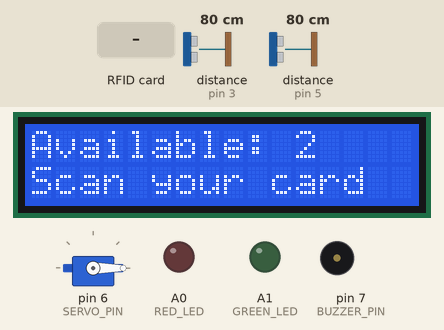
A sketch run on a simulated Arduino Uno, built with avr-gcc and run on an emulated ATmega328P. Shown: servo, 16×2 character LCD, output pins drawn as LEDs (lit = HIGH), buzzer (waves = sounding, pin HIGH). Wiring (inferred from the names in the program): 2 × ultrasonic range finder: trigger pin 2, echo pin 3 / trigger pin 4, echo pin 5. Inputs (shaded band) come from the test bench; at power-on: distance to the obstacle (sensors on pin 3, pin 5) 80 cm. The echo pulse lasts 58.3 µs per cm; pins used as bus, display or sensor lines are not drawn; what the sketch prints to the serial monitor is not drawn.

Above: at 3.3 s.
3.4 s: RFID card 5E 7A 19 C4 held to the reader
At 5.3 s:
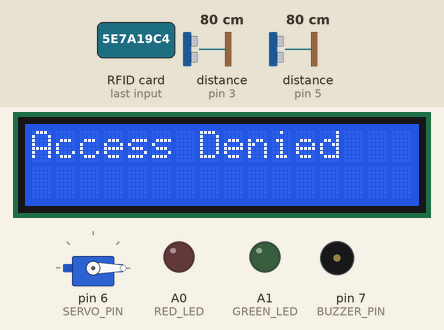
6.4 s: RFID card 8C AE F6 04 held to the reader
At 8.3 s:
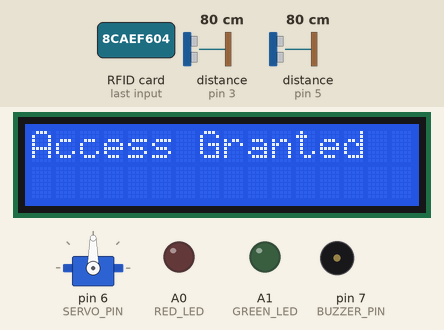
8.9 s: distance to the obstacle (sensor on pin 3) set to 2 cm
At 11.6 s:
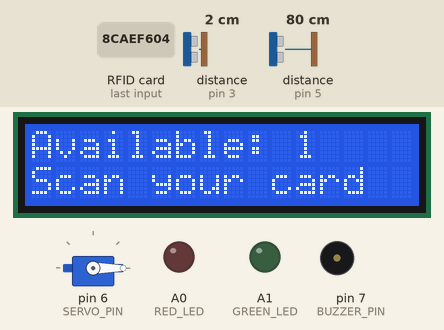
11.9 s: distance to the obstacle (sensor on pin 5) set to 6 cm
14.9 s: distance to the obstacle (sensor on pin 5) set to 3 cm
At 16.0 s:
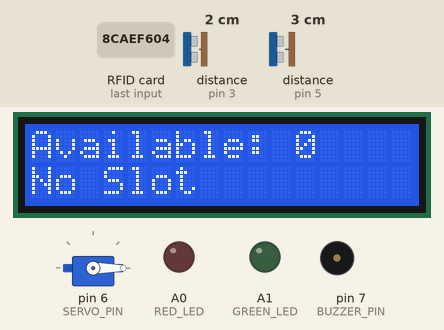
16.4 s: RFID card 8C AE F6 04 held to the reader
At 17.7 s:
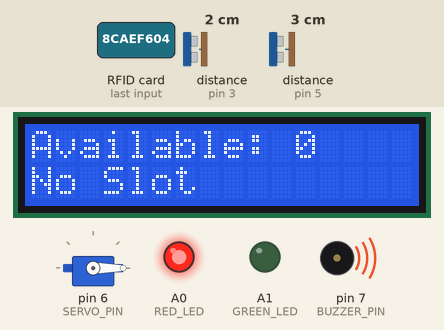
Timing chart, 0 to 19.9 s (numbered marks = the images above; inputs shaded):
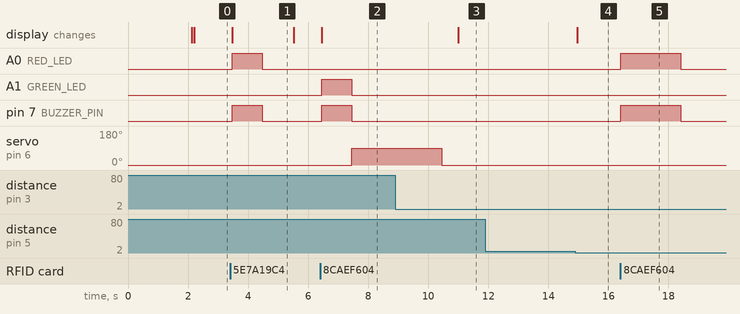

The sketch:

smart_parking_system.ino
```cpp
#include <SPI.h>
#include <MFRC522.h>
#include <Servo.h>
#include <Wire.h>
#include <LiquidCrystal_I2C.h>

// Pins for Ultrasonic Sensors
#define SLOT1_TRIG 2
#define SLOT1_ECHO 3
#define SLOT2_TRIG 4
#define SLOT2_ECHO 5

// RFID pins
#define SS_PIN 10
#define RST_PIN 9
MFRC522 rfid(SS_PIN, RST_PIN);

// Servo
Servo gateServo;
#define SERVO_PIN 6

// Buzzer and LEDs
#define BUZZER_PIN 7
#define RED_LED A0
#define GREEN_LED A1

// LCD
LiquidCrystal_I2C lcd(0x27, 16, 2); // Update address if needed

// Variables
int carCount = 0;
bool slot1Occupied = false;
bool slot2Occupied = false;
String lastMessage = "";
byte authorizedUID[4] = {0x8C, 0xAE, 0xF6, 0x04}; // Replace with your RFID card UID

void setup() {
  Serial.begin(9600);

  // Sensor pins
  pinMode(SLOT1_TRIG, OUTPUT);
  pinMode(SLOT1_ECHO, INPUT);
  pinMode(SLOT2_TRIG, OUTPUT);
  pinMode(SLOT2_ECHO, INPUT);

  // RFID and Servo
  SPI.begin();
  rfid.PCD_Init();
  gateServo.attach(SERVO_PIN);
  gateServo.write(0); // Gate closed

  // LCD
  lcd.init();
  lcd.backlight();
  lcd.setCursor(0, 0);
  lcd.print("Smart Parking");
  delay(2000);
  lcd.clear();

  // Buzzer & LEDs
  pinMode(BUZZER_PIN, OUTPUT);
  pinMode(RED_LED, OUTPUT);
  pinMode(GREEN_LED, OUTPUT);

  // Make sure LEDs and buzzer are off
  digitalWrite(BUZZER_PIN, LOW);
  digitalWrite(RED_LED, LOW);
  digitalWrite(GREEN_LED, LOW);
}

void loop() {
  updateSlotStatus();
  showParkingStatus();

  String currentMessage;

  if (carCount < 2) {
    currentMessage = "Scan your card";
  } else {
    currentMessage = "No Slot";
  }

  if (currentMessage != lastMessage) {
    clearLine(1);
    lcd.setCursor(0, 1);
    lcd.print(currentMessage);
    lastMessage = currentMessage;
  }

  if (carCount < 2) {
    if (rfid.PICC_IsNewCardPresent() && rfid.PICC_ReadCardSerial()) {
      if (isAuthorized(rfid.uid.uidByte)) {
        lcd.clear();
        lcd.setCursor(0, 0);
        lcd.print("Access Granted");
        Serial.println("access:granted");

        digitalWrite(GREEN_LED, HIGH);
        digitalWrite(BUZZER_PIN, HIGH);
        delay(1000);
        digitalWrite(BUZZER_PIN, LOW);
        digitalWrite(GREEN_LED, LOW);

        openGate();
      } else {
        lcd.clear();
        lcd.setCursor(0, 0);
        lcd.print("Access Denied");
        Serial.println("access:denied");

        digitalWrite(RED_LED, HIGH);
        digitalWrite(BUZZER_PIN, HIGH);
        delay(1000);
        digitalWrite(BUZZER_PIN, LOW);
        digitalWrite(RED_LED, LOW);

        delay(1000);
      }

      rfid.PICC_HaltA();
      rfid.PCD_StopCrypto1();
      lastMessage = "";
    }
  } else {
    // Slot not available, but user tries to scan
    if (rfid.PICC_IsNewCardPresent() && rfid.PICC_ReadCardSerial()) {
      Serial.println("no-slot");

      digitalWrite(RED_LED, HIGH);
      digitalWrite(BUZZER_PIN, HIGH);
      delay(2000);
      digitalWrite(BUZZER_PIN, LOW);
      digitalWrite(RED_LED, LOW);

      rfid.PICC_HaltA();
      rfid.PCD_StopCrypto1();
      lastMessage = "";
    }
  }

  // Send parking info to Serial
  Serial.print("count:");
  Serial.print(carCount);
  Serial.print(",available:");
  Serial.println(2 - carCount);
}

void updateSlotStatus() {
  float d1 = getDistance(SLOT1_TRIG, SLOT1_ECHO);
  float d2 = getDistance(SLOT2_TRIG, SLOT2_ECHO);

  if (d1 < 5 && !slot1Occupied) {
    slot1Occupied = true;
    carCount++;
  } else if (d1 >= 5 && slot1Occupied) {
    slot1Occupied = false;
    carCount--;
  }

  if (d2 < 5 && !slot2Occupied) {
    slot2Occupied = true;
    carCount++;
  } else if (d2 >= 5 && slot2Occupied) {
    slot2Occupied = false;
    carCount--;
  }

  carCount = constrain(carCount, 0, 2);
}

float getDistance(int trig, int echo) {
  digitalWrite(trig, LOW);
  delayMicroseconds(2);
  digitalWrite(trig, HIGH);
  delayMicroseconds(10);
  digitalWrite(trig, LOW);
  long duration = pulseIn(echo, HIGH);
  return duration * 0.0343 / 2;
}

void showParkingStatus() {
  lcd.setCursor(0, 0);
  lcd.print("Available: ");
  lcd.print(2 - carCount);
  lcd.print("   ");
}

bool isAuthorized(byte *uid) {
  for (int i = 0; i < 4; i++) {
    if (uid[i] != authorizedUID[i])
      return false;
  }
  return true;
}

void openGate() {
  gateServo.write(90);
  delay(3000);
  gateServo.write(0);
  delay(500);
}

void clearLine(int line) {
  lcd.setCursor(0, line);
  lcd.print("                ");
}
```

Measured:
- the behaviour switches between 5 and 4 cm on distance to the obstacle (sensor on pin 5) (found by bisection; images 3 and 4)
- after the input at 3.4 s, A0 (RED_LED), pin 7 (BUZZER_PIN): LOW → HIGH after 0.06 s, → LOW 1.0 s later; the display: changes after 0.06 s (image 1)
- after the input at 6.4 s, A1 (GREEN_LED), pin 7 (BUZZER_PIN): LOW → HIGH after 0.05 s, → LOW 1.0 s later; servo on pin 6 (SERVO_PIN): 0° → 90° after 1.0 s; the display: changes after 0.05 s (image 2)
- after the input at 8.9 s, the display: changes after 2.1 s (image 3)
- after the input at 11.9 s, every drawn part: stays the same
- after the input at 14.9 s, the display: changes after 0.07 s (image 4)
- after the input at 16.4 s, A0 (RED_LED), pin 7 (BUZZER_PIN): LOW → HIGH at once, → LOW 2.0 s later
- what the display in image 1 shows lasts 2.0 s, from 3.5 s to 5.5 s
